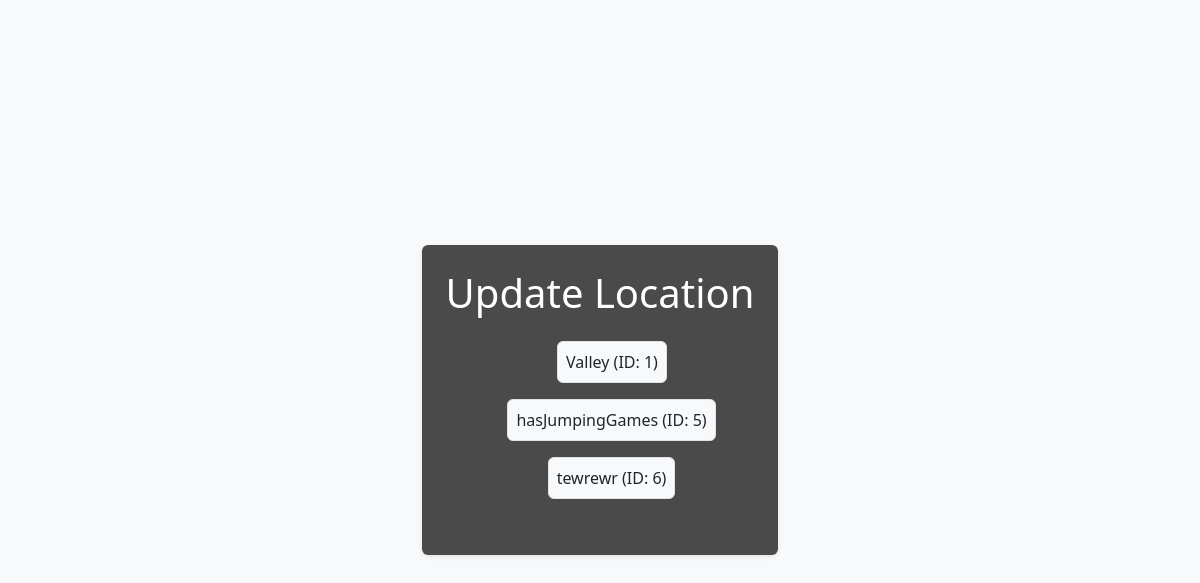
The app's page /game_admin/update-location/ (signed in), older data.
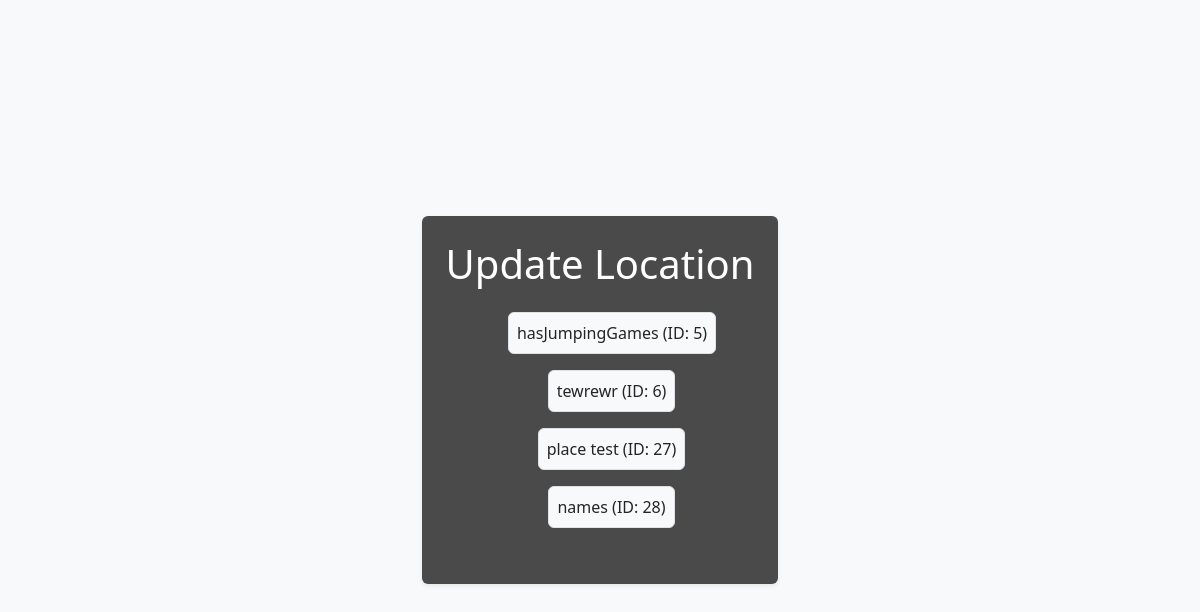
The same page, newer data.
### locations/models.py (models this page shows, shortened)
class Location(models.Model):
    locID = models.AutoField(primary_key=True)
    latitude = models.FloatField()
    longitude = models.FloatField()
    address = models.TextField(default="Exeter")
    location_name = models.CharField(max_length=100, default="Location Name")  # User-defined name
    locked_by = models.ForeignKey('self', on_delete=models.SET_NULL, null=True, blank=True)
    task1_type = models.ForeignKey(ContentType, null=True, blank=True, on_delete=models.CASCADE, related_name='task1_type')
    task1_id = models.PositiveIntegerField(null=True, blank=True)
    task1 = GenericForeignKey('task1_type', 'task1_id')
    task2_type = models.ForeignKey(ContentType, null=True, blank=True, on_delete=models.CASCADE, related_name='task2_type')
    task2_id = models.PositiveIntegerField(null=True, blank=True)
    task2 = GenericForeignKey('task2_type', 'task2_id')

### locations/views.py (the view)
# urls.py: path('game_admin/update-location/', views.location_list, name='location_list'), #Update or edit a location
@login_required
def location_list(request):
    if request.user.account_type != AccountType.ADMIN.value:
        return HttpResponseForbidden(page_forbidden_string)
    locations = Location.objects.all()
    return render(request, 'locations/location_list.html', {'locations': locations})

### locations/templates/locations/location_list.html (shortened to what this page needs)
<!DOCTYPE html>
<html lang="en">
  <head>
    <link
      href="https://cdn.jsdelivr.net/npm/bootstrap@5.3.3/dist/css/bootstrap.min.css"
      rel="stylesheet"
    />
  </head>
  <body
    class="d-flex justify-content-center align-items-center min-vh-100 bg-light"
    style="
      background-image: url('https://images.unsplash.com/reserve/bOvf94dPRxWu0u3QsPjF_tree.jpg?fm=jpg&q=60&w=3000&ixlib=rb-4.0.3&ixid=M3wxMjA3fDB8MHxzZWFyY2h8M3x8bmF0dXJhbHxlbnwwfHwwfHx8MA%3D%3D');
      background-size: cover;
      background-position: center center;
      background-repeat: no-repeat;
      background-attachment: fixed;
    "
  >
    <div
      class="text-center p-4 rounded shadow-sm mx-auto"
      style="background-color: rgba(0, 0, 0, 0.7); color: white"
    >
      <h1 class="mb-4">Update Location</h1>
      <div class="input-group mb-3 d-flex flex-column align-items-center">
        {% for location in locations %}
        <div class="form-check mb-3">
          <a
            href="{% url 'locations:update_location' locID=location.locID %}"
            class="form-check-label d-block p-2 border rounded bg-light text-dark text-decoration-none"
          >
            {{ location.location_name }} (ID: {{ location.locID }})
          </a>
        </div>
        {% endfor %}
      </div>
    </div>
  </body>
</html>

Row changes from the older to the newer data that the page shows:
removed Location: location_name "Valley", locID "1"
added Location: location_name "place test", locID "27"
added Location: location_name "names", locID "28"
